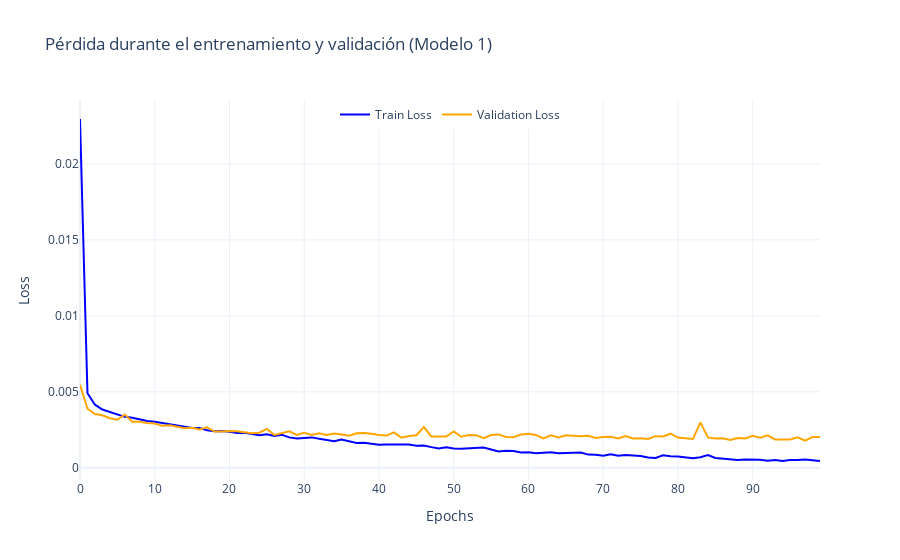
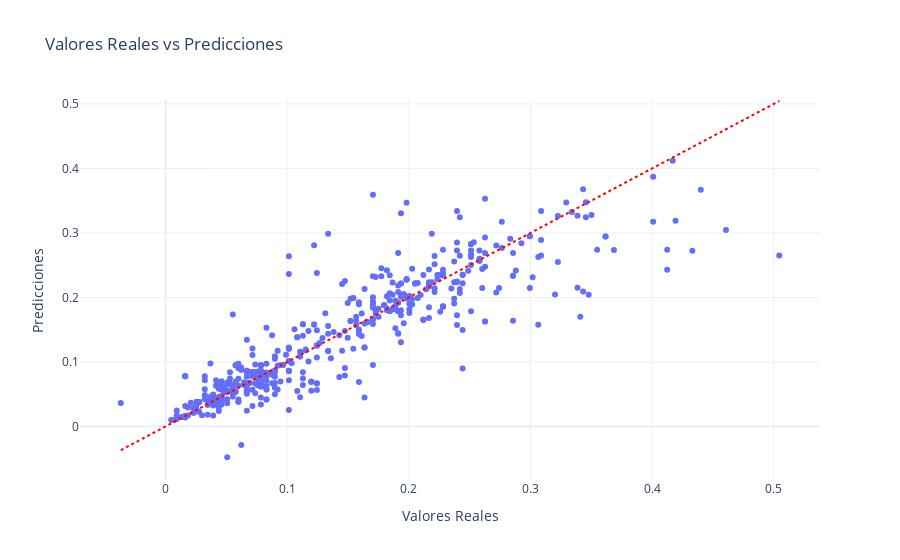

Notebook code cell kept with these figures, in order:
### Code cell
import plotly.express as px
import plotly.graph_objects as go

model = Sequential([
    Input(shape=(X_train.shape[1],)),  # Camada de entrada
    Dense(units=64, activation='relu'),
    Dense(units=32, activation='relu'),
    Dense(units=16, activation='relu'),
    Dense(units=8, activation='relu'),
    Dense(units=1)  # Camada de salida
])

model.compile(optimizer=Adam(learning_rate=0.001), loss='mean_squared_error')

history = model.fit(
    X_train, y_train,
    validation_data=(X_test, y_test),
    epochs=100,
    batch_size=32,
    verbose=1
)

fig = go.Figure()
fig.add_trace(go.Scatter(y=history.history['loss'], mode='lines', name='Train Loss', line=dict(color='blue')))
fig.add_trace(go.Scatter(y=history.history['val_loss'], mode='lines', name='Validation Loss', line=dict(color='orange')))
fig.update_layout(title="Pérdida durante el entrenamiento y validación (Modelo 1)",
                  xaxis_title="Epochs", yaxis_title="Loss", template="plotly_white",
                  legend=dict(x=0.5, y=1, xanchor='center', orientation='h'))
fig.show()

test_loss = model.evaluate(X_test, y_test)
print(f"Pierda en el conjunto de teste: {test_loss}")

predictions = model.predict(X_test)


# Graficar el resultado del entrenamiento del modelo usando plotly
resultados_df = pd.DataFrame({
    "Valores Reales": y_test,
    "Predicciones": predictions.ravel() # predictions tiene 2D, ravel para transformar en 1D para la creación del df
})

fig = px.scatter(
    resultados_df,
    x="Valores Reales",
    y="Predicciones",
    title="Valores Reales vs Predicciones",
    template="plotly_white"
)

# Añadir una línea de referencia donde las predicciones coinciden perfectamente con los valores reales
fig.add_shape(
    type="line",
    x0=resultados_df["Valores Reales"].min(),
    y0=resultados_df["Valores Reales"].min(),
    x1=resultados_df["Valores Reales"].max(),
    y1=resultados_df["Valores Reales"].max(),
    line=dict(color="red", dash="dot")
)

fig.show()

### Figure 1 — Plotly figure (JSON) as saved in the notebook; plotly's stock layout.template omitted (floating-point values rounded to 4 significant figures)
{"data": [{"line": {"color": "blue"}, "mode": "lines", "name": "Train Loss", "type": "scatter", "y": [0.02296, 0.004906, 0.004155, 0.003834, 0.003677, 0.003514, 0.003353, 0.00329, 0.003186, 0.003083, 0.003029, 0.002948, 0.002907, 0.002819, 0.002706, 0.002624, 0.002621, 0.002466, 0.002401, 0.002417, 0.002371, 0.002288, 0.002298, 0.002196, 0.002139, 0.002207, 0.002095, 0.002167, 0.002002, 0.001934, 0.001963, 0.002002, 0.001906, 0.001814, 0.001744, 0.001855, 0.001745, 0.001639, 0.001645, 0.001585, 0.00152, 0.00154, 0.001521, 0.001534, 0.001526, 0.001454, 0.001465, 0.001361, 0.001274, 0.001347, 0.001268, 0.001252, 0.001283, 0.001313, 0.001334, 0.001204, 0.001074, 0.00112, 0.001105, 0.001007, 0.001031, 0.0009595, 0.001016, 0.001022, 0.0009595, 0.0009748, 0.0009674, 0.001002, 0.000869, 0.0008564, 0.0007922, 0.0008852, 0.0007951, 0.0008427, 0.0008131, 0.0007695, 0.0006733, 0.0006432, 0.0008181, 0.000753, 0.0007404, 0.0006897, 0.0006364, 0.0006937, 0.0008383, 0.0006424, 0.0006127, 0.0005611, 0.0005144, 0.000544, 0.0005369, 0.0005272, 0.0004723, 0.0005139, 0.0004534, 0.0005168, 0.0005212, 0.0005431, 0.000496, 0.0004477]}, {"line": {"color": "orange"}, "mode": "lines", "name": "Validation Loss", "type": "scatter", "y": [0.005469, 0.00389, 0.003537, 0.003462, 0.003261, 0.003162, 0.003502, 0.003025, 0.003025, 0.002944, 0.002914, 0.002771, 0.002803, 0.002711, 0.002608, 0.002642, 0.002525, 0.002663, 0.002384, 0.002387, 0.002426, 0.002405, 0.002339, 0.002281, 0.002309, 0.002559, 0.002163, 0.002293, 0.002402, 0.002159, 0.002306, 0.002167, 0.002268, 0.002163, 0.002257, 0.002184, 0.002108, 0.002268, 0.002283, 0.002239, 0.002152, 0.002119, 0.002335, 0.001984, 0.002096, 0.002141, 0.002682, 0.002067, 0.002056, 0.002053, 0.002391, 0.002044, 0.00216, 0.002149, 0.001944, 0.002157, 0.002198, 0.002026, 0.002012, 0.002189, 0.002234, 0.002158, 0.001941, 0.002143, 0.002003, 0.002144, 0.002116, 0.002084, 0.002107, 0.001964, 0.002024, 0.002043, 0.001928, 0.002092, 0.001932, 0.001944, 0.001897, 0.002084, 0.002068, 0.002245, 0.00199, 0.001951, 0.001893, 0.002985, 0.001999, 0.001931, 0.001937, 0.001833, 0.001964, 0.001934, 0.002104, 0.00198, 0.002132, 0.001862, 0.001876, 0.001859, 0.002006, 0.001781, 0.002024, 0.002032]}], "layout": {"legend": {"orientation": "h", "x": 0.5, "xanchor": "center", "y": 1}, "title": {"text": "Pérdida durante el entrenamiento y validación (Modelo 1)"}, "xaxis": {"title": {"text": "Epochs"}}, "yaxis": {"title": {"text": "Loss"}}}}

### Figure 2 — Plotly figure (JSON) as saved in the notebook; plotly's stock layout.template omitted (floating-point values rounded to 4 significant figures; data arrays with more than 128 entries replaced by an {"elided": "..."} marker saying what was removed)
{"data": [{"hovertemplate": "Valores Reales=%{x}<br>Predicciones=%{y}<extra></extra>", "legendgroup": "", "marker": {"color": "#636efa", "symbol": "circle"}, "mode": "markers", "name": "", "orientation": "v", "showlegend": false, "type": "scatter", "x": {"elided": "500 float values"}, "xaxis": "x", "y": {"elided": "500 float values"}, "yaxis": "y"}], "layout": {"legend": {"tracegroupgap": 0}, "shapes": [{"line": {"color": "red", "dash": "dot"}, "type": "line", "x0": -0.03687, "x1": 0.5046, "y0": -0.03687, "y1": 0.5046}], "title": {"text": "Valores Reales vs Predicciones"}, "xaxis": {"anchor": "y", "domain": [0, 1], "title": {"text": "Valores Reales"}}, "yaxis": {"anchor": "x", "domain": [0, 1], "title": {"text": "Predicciones"}}}}
